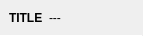
<?xml version="1.0" encoding="UTF-8"?>
<ui version="4.0">
 <class>MiniNumberPane</class>
 <widget class="QWidget" name="MiniNumberPane">
  <property name="geometry">
   <rect>
    <x>0</x>
    <y>0</y>
    <width>143</width>
    <height>36</height>
   </rect>
  </property>
  <property name="windowTitle">
   <string>Form</string>
  </property>
  <layout class="QVBoxLayout" name="verticalLayout">
   <property name="spacing">
    <number>0</number>
   </property>
   <property name="leftMargin">
    <number>0</number>
   </property>
   <property name="topMargin">
    <number>0</number>
   </property>
   <property name="rightMargin">
    <number>0</number>
   </property>
   <property name="bottomMargin">
    <number>0</number>
   </property>
   <item>
    <layout class="QHBoxLayout" name="horizontalLayout">
     <property name="spacing">
      <number>6</number>
     </property>
     <property name="leftMargin">
      <number>9</number>
     </property>
     <property name="topMargin">
      <number>9</number>
     </property>
     <property name="rightMargin">
      <number>9</number>
     </property>
     <property name="bottomMargin">
      <number>9</number>
     </property>
     <item>
      <widget class="QLabel" name="titleLabel">
       <property name="font">
        <font>
         <weight>75</weight>
         <bold>true</bold>
        </font>
       </property>
       <property name="text">
        <string notr="true">TITLE</string>
       </property>
      </widget>
     </item>
     <item>
      <widget class="QLabel" name="valueLabel">
       <property name="sizePolicy">
        <sizepolicy hsizetype="Expanding" vsizetype="Preferred">
         <horstretch>0</horstretch>
         <verstretch>0</verstretch>
        </sizepolicy>
       </property>
       <property name="text">
        <string notr="true">---</string>
       </property>
      </widget>
     </item>
    </layout>
   </item>
   <item>
    <widget class="Line" name="line">
     <property name="maximumSize">
      <size>
       <width>16777215</width>
       <height>1</height>
      </size>
     </property>
     <property name="orientation">
      <enum>Qt::Horizontal</enum>
     </property>
    </widget>
   </item>
  </layout>
 </widget>
 <resources/>
 <connections/>
</ui>
